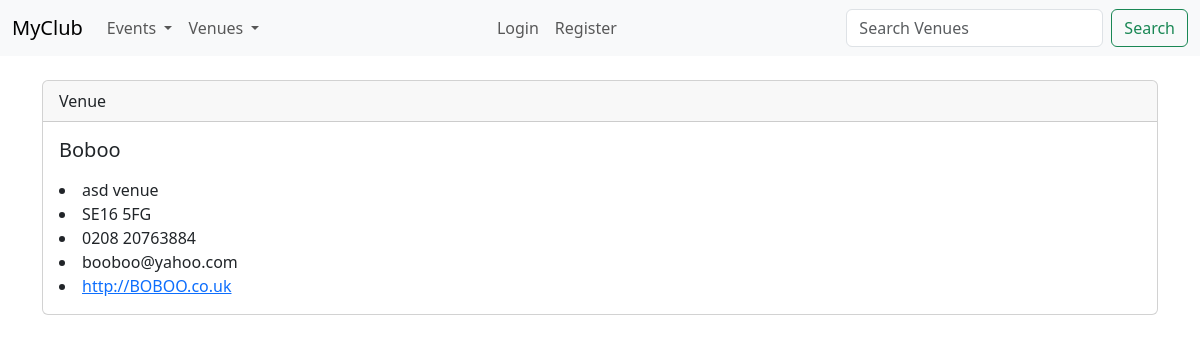
The page /show_venue/8 on the database its author committed.
### events/models.py (models this page shows)
class Venue(models.Model):
    name = models.CharField('Venue Name', max_length=120)
    address = models.TextField(blank=True)
    post_code = models.CharField('Postcode', max_length = 10)
    phone = models.CharField('Phone Number', max_length = 15)
    website = models.URLField('Website Address', blank=True)
    email_address = models.EmailField('Email Address', blank=True)
    def __str__(self):
        return self.name

### events/views.py (the view)
# urls.py: path('show_venue/<venue_id>', views.show_venue, name='show-venue'),
def show_venue(request, venue_id):
    venue = Venue.objects.get(pk=venue_id)
    return render(request, 'events/show_venue.html', {'venue':venue})

### events/templates/events/show_venue.html
{% extends 'events/base.html' %}
{% block content %}
        <div class="card">
            <div class="card-header">
                Venue
            </div>
            <div class="card-body">
              <h5 class="card-title"> {{ venue }}</h5>
              <p class="card-text">
                <u1>
                <li>{{venue.address}}  </br></li>
                    <li>{{venue.post_code}}  </br></li>
                        <li>{{venue.phone}}  </br></li>
                            <li>{{venue.email_address}}  </br></li>
                                <li><a href="{{venue.website}}"> {{venue.website}} </br></li>
            </div>
          </div>
{% endblock %}

### rows shown on the page
Venue: name "Boboo", address "asd venue", post_code "SE16 5FG", phone "0208 20763884", email_address "booboo@yahoo.com", website "http://BOBOO.co.uk"
